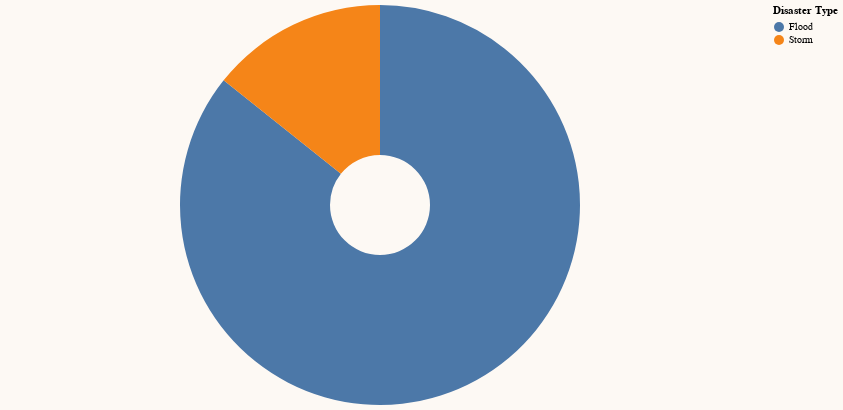

Specify this chart in Vega-Lite:
### Vega-Lite specification from a JSON file in a GitHub repository (floating-point values rounded to 4 significant figures)
{"$schema": "https://vega.github.io/schema/vega-lite/v5.json", "width": 750, "height": 400, "background": "#fdf9f4", "data": {"values": [{"Country": "Cambodia", "Disaster Type": "Flood", "Frequency": 6, "Proportion": 0.8571}, {"Country": "Cambodia", "Disaster Type": "Storm", "Frequency": 1, "Proportion": 0.1429}, {"Country": "Indonesia", "Disaster Type": "Drought", "Frequency": 1, "Proportion": 0.006803}, {"Country": "Indonesia", "Disaster Type": "Earthquake", "Frequency": 26, "Proportion": 0.1769}, {"Country": "Indonesia", "Disaster Type": "Flood", "Frequency": 85, "Proportion": 0.5782}, {"Country": "Indonesia", "Disaster Type": "Landslide", "Frequency": 23, "Proportion": 0.1565}, {"Country": "Indonesia", "Disaster Type": "Storm", "Frequency": 4, "Proportion": 0.02721}, {"Country": "Indonesia", "Disaster Type": "Volcanic activity", "Frequency": 7, "Proportion": 0.04762}, {"Country": "Indonesia", "Disaster Type": "Wildfire", "Frequency": 1, "Proportion": 0.006803}, {"Country": "Laos", "Disaster Type": "Epidemic", "Frequency": 1, "Proportion": 0.1}, {"Country": "Laos", "Disaster Type": "Flood", "Frequency": 8, "Proportion": 0.8}, {"Country": "Laos", "Disaster Type": "Storm", "Frequency": 1, "Proportion": 0.1}, {"Country": "Malaysia", "Disaster Type": "Earthquake", "Frequency": 1, "Proportion": 0.06667}, {"Country": "Malaysia", "Disaster Type": "Flood", "Frequency": 13, "Proportion": 0.8667}, {"Country": "Malaysia", "Disaster Type": "Landslide", "Frequency": 1, "Proportion": 0.06667}, {"Country": "Myanmar", "Disaster Type": "Earthquake", "Frequency": 3, "Proportion": 0.1}, {"Country": "Myanmar", "Disaster Type": "Epidemic", "Frequency": 1, "Proportion": 0.03333}, {"Country": "Myanmar", "Disaster Type": "Flood", "Frequency": 13, "Proportion": 0.4333}, {"Country": "Myanmar", "Disaster Type": "Landslide", "Frequency": 8, "Proportion": 0.2667}, {"Country": "Myanmar", "Disaster Type": "Mass movement (dry)", "Frequency": 1, "Proportion": 0.03333}, {"Country": "Myanmar", "Disaster Type": "Storm", "Frequency": 4, "Proportion": 0.1333}, {"Country": "Philippines", "Disaster Type": "Earthquake", "Frequency": 16, "Proportion": 0.1074}, {"Country": "Philippines", "Disaster Type": "Epidemic", "Frequency": 9, "Proportion": 0.0604}, {"Country": "Philippines", "Disaster Type": "Flood", "Frequency": 40, "Proportion": 0.2685}, {"Country": "Philippines", "Disaster Type": "Landslide", "Frequency": 5, "Proportion": 0.03356}, {"Country": "Philippines", "Disaster Type": "Storm", "Frequency": 78, "Proportion": 0.5235}, {"Country": "Philippines", "Disaster Type": "Volcanic activity", "Frequency": 1, "Proportion": 0.006711}, {"Country": "Singapore", "Disaster Type": "Epidemic", "Frequency": 1, "Proportion": 1.0}, {"Country": "Thailand", "Disaster Type": "Earthquake", "Frequency": 2, "Proportion": 0.05714}, {"Country": "Thailand", "Disaster Type": "Epidemic", "Frequency": 2, "Proportion": 0.05714}, {"Country": "Thailand", "Disaster Type": "Extreme temperature", "Frequency": 2, "Proportion": 0.05714}, {"Country": "Thailand", "Disaster Type": "Flood", "Frequency": 21, "Proportion": 0.6}, {"Country": "Thailand", "Disaster Type": "Storm", "Frequency": 8, "Proportion": 0.2286}, {"Country": "Timor-Leste", "Disaster Type": "Earthquake", "Frequency": 1, "Proportion": 0.25}, {"Country": "Timor-Leste", "Disaster Type": "Epidemic", "Frequency": 1, "Proportion": 0.25}, {"Country": "Timor-Leste", "Disaster Type": "Flood", "Frequency": 1, "Proportion": 0.25}, {"Country": "Timor-Leste", "Disaster Type": "Storm", "Frequency": 1, "Proportion": 0.25}, {"Country": "Vietnam", "Disaster Type": "Epidemic", "Frequency": 1, "Proportion": 0.01299}, {"Country": "Vietnam", "Disaster Type": "Flood", "Frequency": 36, "Proportion": 0.4675}, {"Country": "Vietnam", "Disaster Type": "Storm", "Frequency": 40, "Proportion": 0.5195}]}, "params": [{"name": "Country_selection", "bind": {"input": "select", "options": ["Cambodia", "Indonesia", "Laos", "Malaysia", "Myanmar", "Philippines", "Singapore", "Thailand", "Timor-Leste", "Vietnam"], "name": "Country Selection: "}, "value": "Cambodia"}], "transform": [{"filter": "datum.Country == Country_selection"}], "mark": {"type": "arc", "innerRadius": 50}, "encoding": {"theta": {"field": "Proportion", "type": "quantitative", "title": "Proportion"}, "color": {"field": "Disaster Type", "type": "nominal", "title": "Disaster Type"}, "tooltip": [{"field": "Disaster Type", "type": "nominal", "title": "Disaster Type"}, {"field": "Proportion", "type": "quantitative", "title": "Proportion"}, {"field": "Frequency", "type": "quantitative", "title": "Frequency"}]}}
